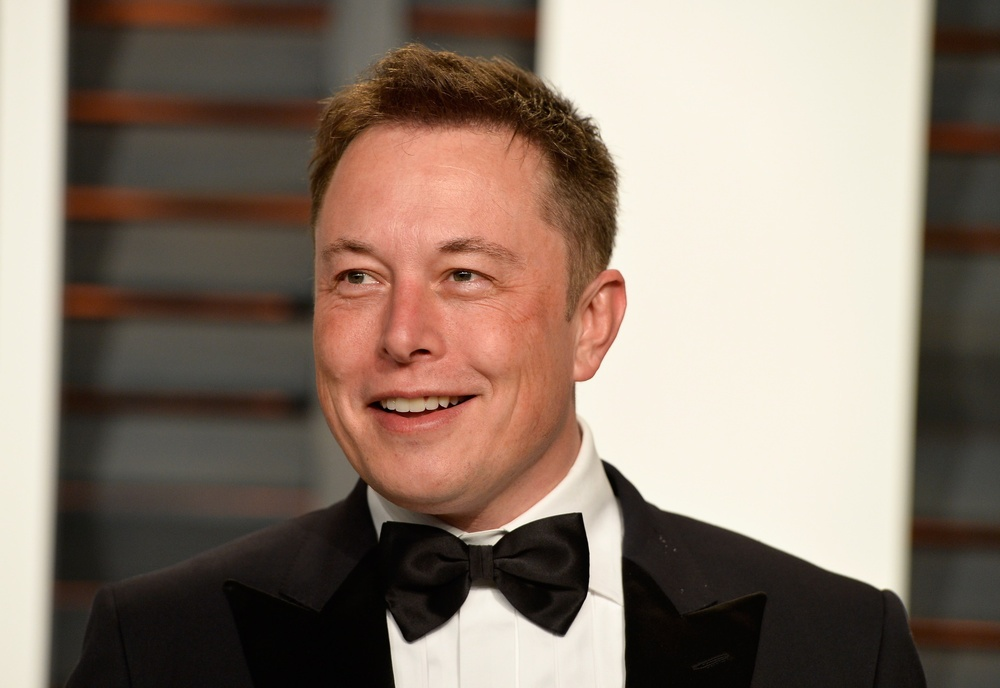
#> input picture PhotoEdu/ElonMusk.jpg, 1000 x 688 px, shrunk from 1846 x 1270 before the run
$ python SampleHystogram.py
#> lines starting #> are read from the running program, lines starting #| are printed output that depends on the picture
import cv2 as cv
import numpy as np
import matplotlib.pyplot as plt

img = cv.imread('PhotoEdu/ElonMusk.jpg')
#> img is the input picture: shape (688, 1000, 3); mean B, G, R 109.7, 122.6, 139.2
cv.imshow('Elon Musk', img)

gray = cv.cvtColor(img, cv.COLOR_BGR2GRAY)
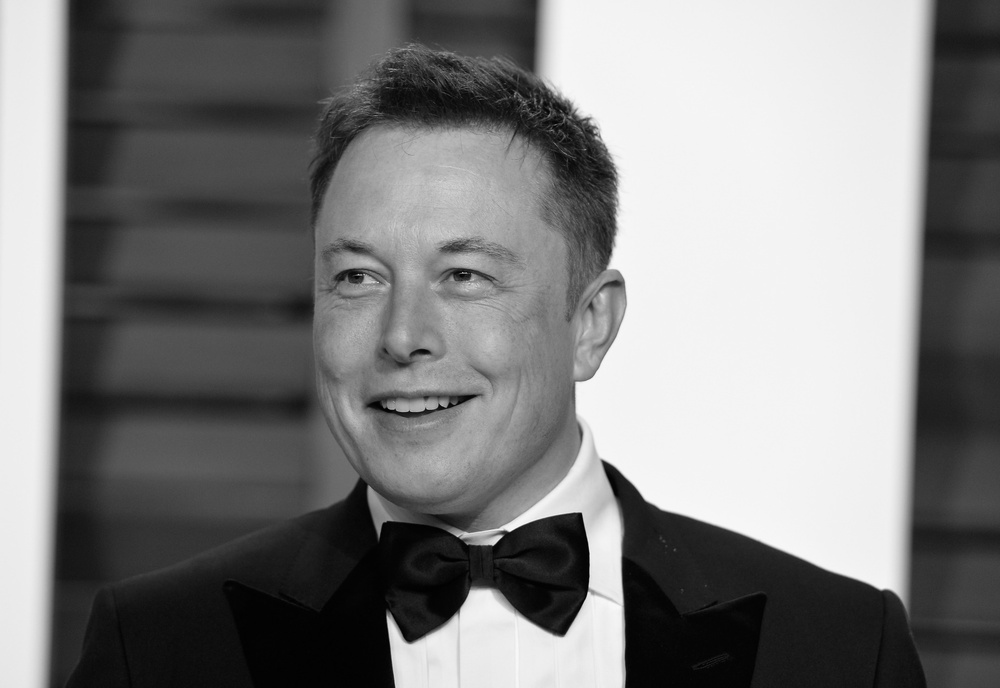
#> gray: shape (688, 1000); min 0, max 253, mean 126
cv.imshow('gray', gray)

#Grayscale histogram
gray_hist = cv.calcHist([gray], [0], None, [256], [0, 256])
#> gray_hist = 256 values, max 48369 at index 244, min 0 at index 254, mean 2687.5
plt.figure()
plt.title('Grascale Histogramm')
plt.xlabel('Bins')
plt.ylabel('# of piexels')
plt.plot(gray_hist)
plt.xlim([0, 256])
plt.show()
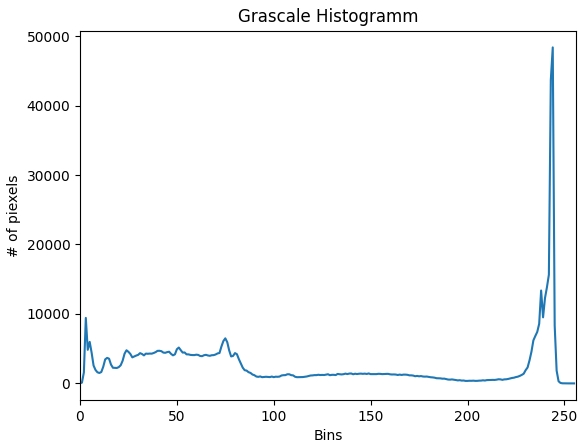
#> figure drawn by matplotlib, 1 panel; curve peaks at x = 244, y = 48369


cv.waitKey(0)

$ run again, with PhotoEdu/Richard.jpg copied over PhotoEdu/ElonMusk.jpg
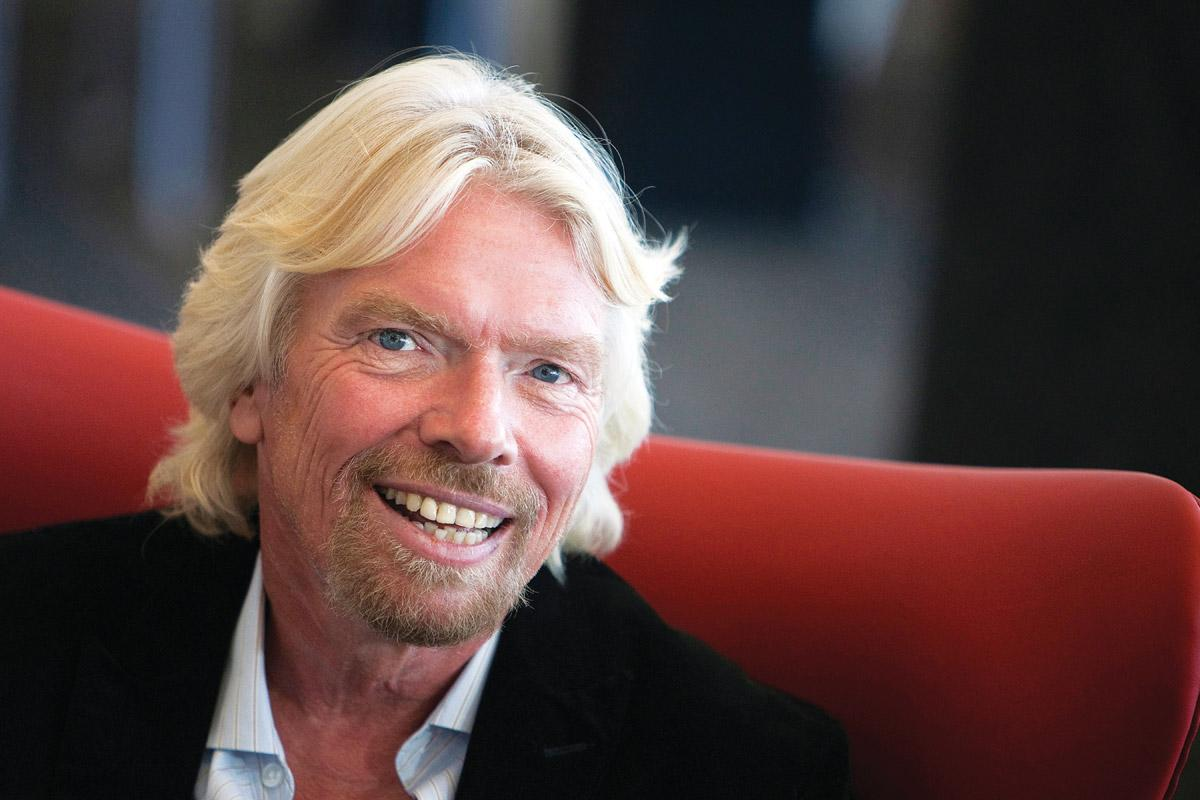
#> input picture PhotoEdu/Richard.jpg, 1200 x 800 px
#> img is the input picture: shape (800, 1200, 3); mean B, G, R 63.6, 65.3, 90
#> `gray = cv.cvtColor(img, cv.COLOR_BGR2GRAY)`:
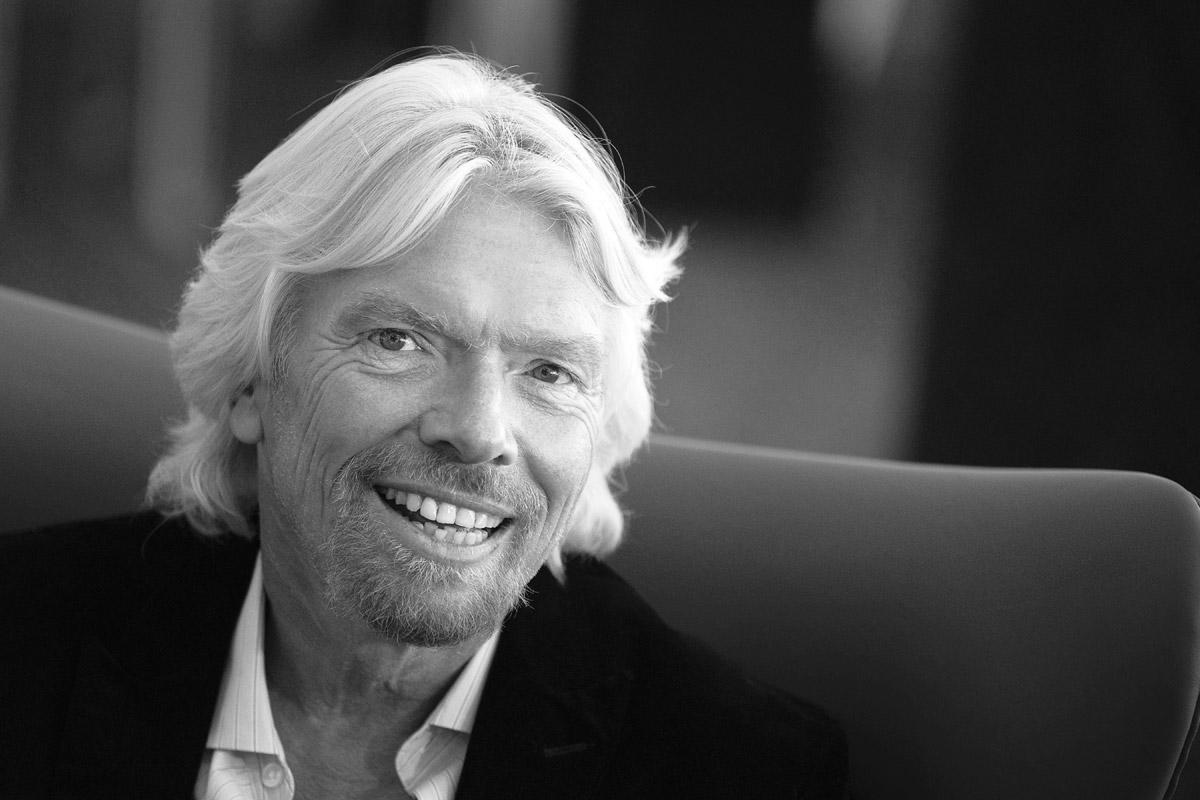
#> gray: shape (800, 1200); min 0, max 255, mean 72.5
#> gray_hist = 256 values, max 34568 at index 21, min 3 at index 0, mean 3750
#> `plt.show()`:
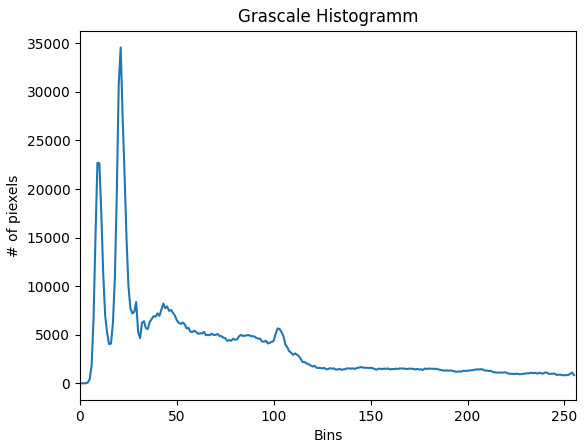
#> figure drawn by matplotlib, 1 panel; curve peaks at x = 21, y = 34568

$ run again, with PhotoEdu/VernerBraun.jpg copied over PhotoEdu/ElonMusk.jpg
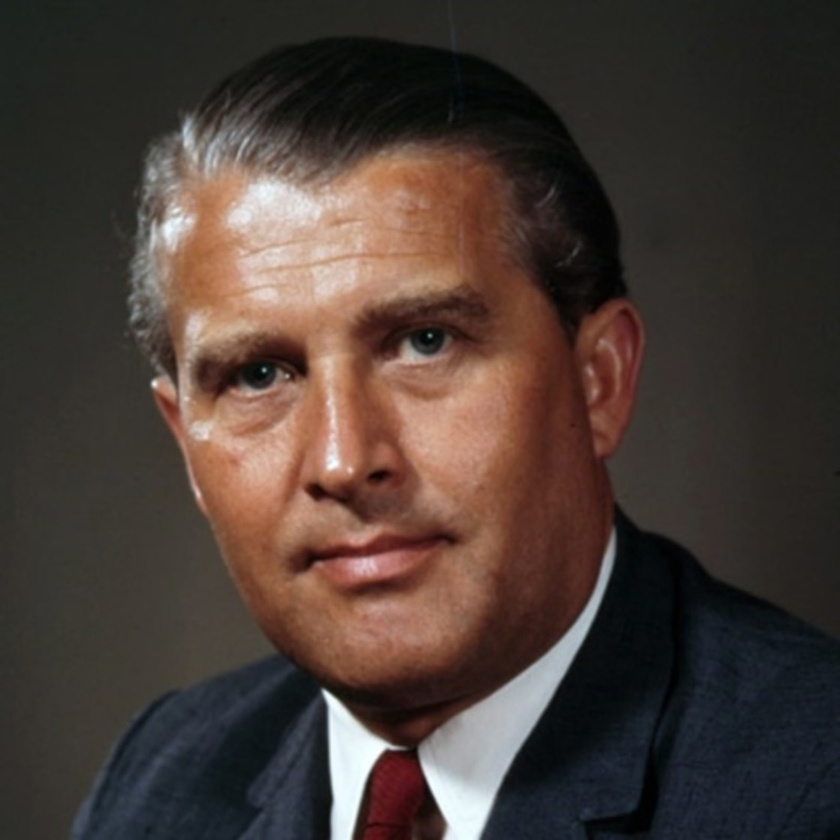
#> input picture PhotoEdu/VernerBraun.jpg, 840 x 840 px, shrunk from 1120 x 1120 before the run
#> img is the input picture: shape (840, 840, 3); mean B, G, R 53.7, 59.8, 72.4
#> `gray = cv.cvtColor(img, cv.COLOR_BGR2GRAY)`:
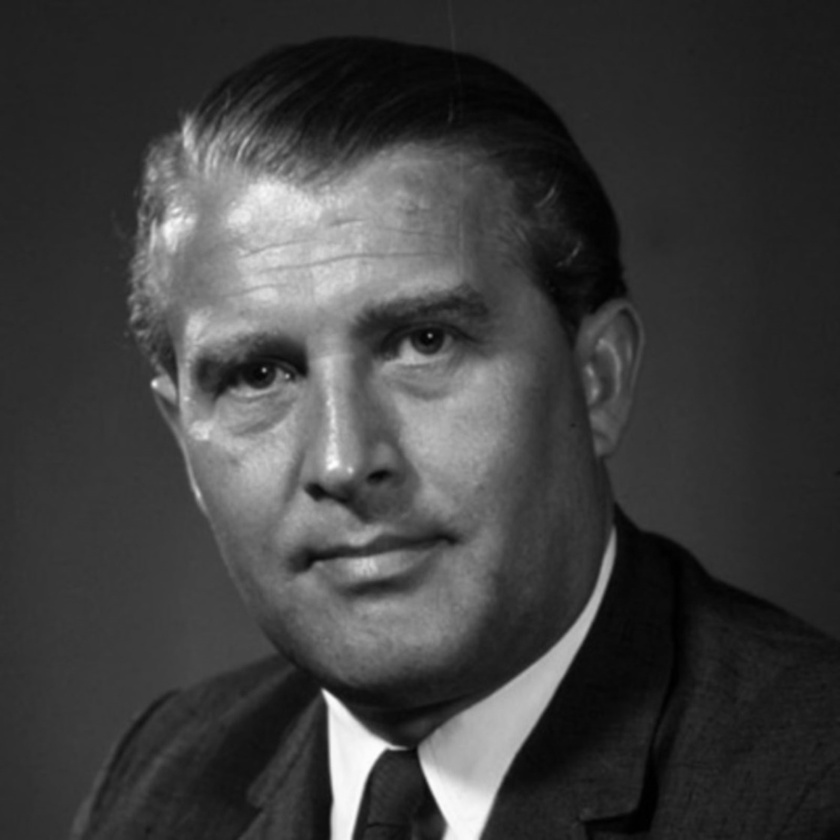
#> gray: shape (840, 840); min 0, max 254, mean 62.9
#> gray_hist = 256 values, max 23090 at index 37, min 0 at index 255, mean 2756.2
#> `plt.show()`:
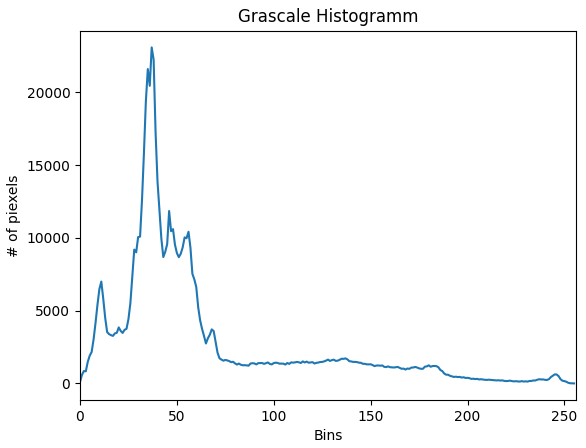
#> figure drawn by matplotlib, 1 panel; curve peaks at x = 37, y = 23090
